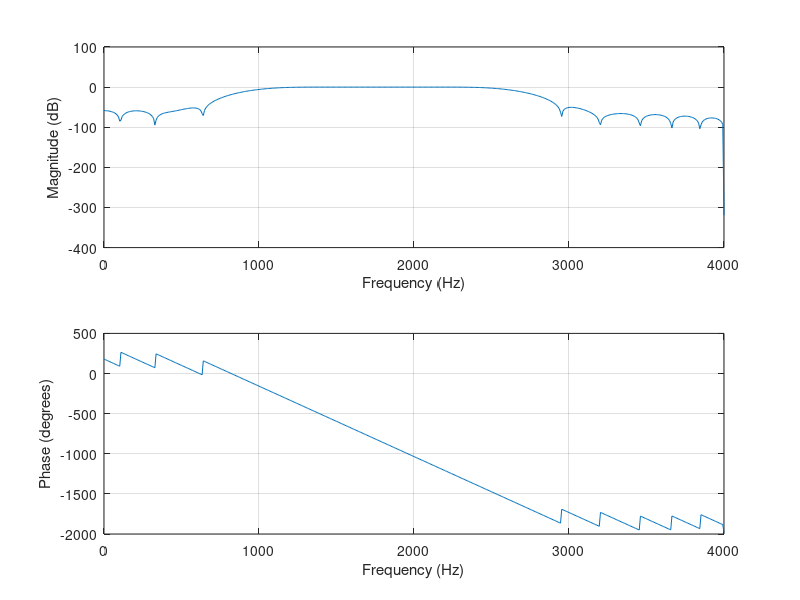

MATLAB code to generate this figure:
wp1 = 0.3;
wp2 = 0.6;
ws1 = 0.2;
ws2 = 0.7;
dels = 0.1;
Fs = 8000;
Wc1 = (wp1 + ws1) / 2;
Wc2 = (wp2 + ws2) / 2;
N = ceil(6.2*pi / (ws2 - ws1));
b_bandpass = fir1(N, [Wc1, Wc2], 'bandpass', hamming(N+1));
figure(3);
freqz(b_bandpass, 1, 512, Fs);
